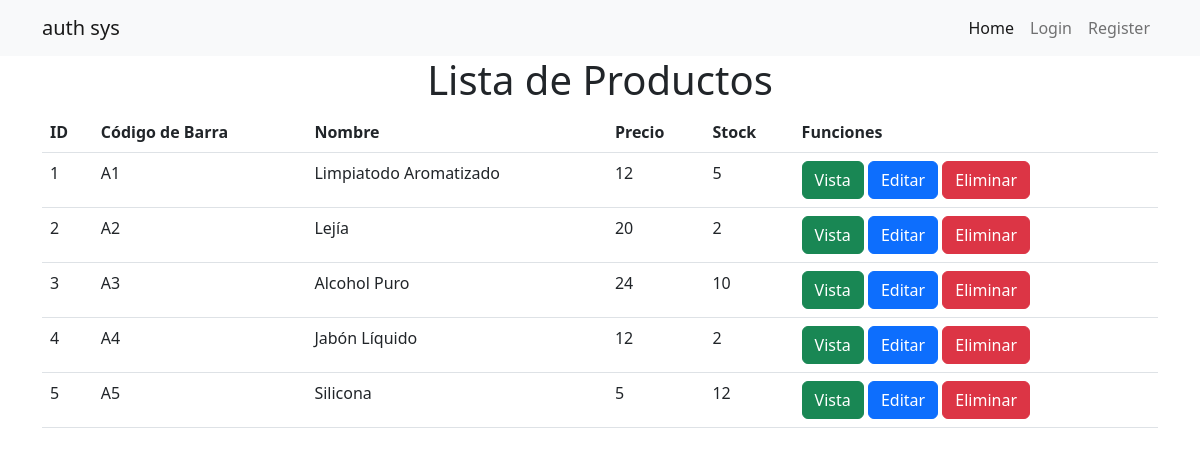
Page /productos/listaProd on the committed database.
### tables this page shows
CREATE TABLE `productos` (
  `id` int(11) NOT NULL,
  `codigo` varchar(10) NOT NULL,
  `nombre` varchar(40) NOT NULL,
  `precio` decimal(7,0) NOT NULL,
  `stock` int(5) NOT NULL,
  `created` timestamp NOT NULL DEFAULT current_timestamp()
);

### config/db.php (called while the page is built)
<?php
    class db{
        private $host = 'localhost';
        private $dbname = 'practicb';
        private $user='root';
        private $password='';
        public function conexion(){
            try {
                $PDO=new PDO("mysql:host=".$this->host.";dbname=".$this->dbname,$this->user,$this->password);
                return $PDO;
            } catch (PDOException $e) {
                return $e->getMessage();
            }
        }
    }
?>

### controller/controller.php (called while the page is built, shortened)
<?php
    class controller{
        private $model;
        public function __construct(){
            require_once("C:/xampp/htdocs/proyectb/model/model.php");
            $this->model=new model();
        }
        public function mostrarProd(){
            $idmostrarprod=$this->model->listaProductos();
            return ($idmostrarprod!=false)?$idmostrarprod:header("Location: crear.php");
        }
    }
?>

### model/model.php (called while the page is built, shortened)
<?php
    class model{
        private $PDO;
        public function __construct(){
            require_once("C:/xampp/htdocs/proyectb/config/db.php");
            $con=new db();
            $this->PDO = $con->conexion();
        }
        public function listaProductos(){
            $stament=$this->PDO->prepare("SELECT * FROM productos");
            return($stament->execute())?$stament->fetchAll():false;
        }
    }
?>

### productos/listaProd.php (the view, shortened to what this page needs)
<?php
require_once("C:/xampp/htdocs/proyectb/includes/header.php");
require_once("C:/xampp/htdocs/proyectb/controller/controller.php");
$obj = new controller();
$dato = $obj->mostrarProd();
?>
<main>
    <h1 class="text-center">Lista de Productos</h1>
    <table class="table container-fluid">
        <thead>
            <tr>
                <th>ID</th>
                <th>Código de Barra</th>
                <th>Nombre</th>
                <th>Precio</th>
                <th>Stock</th>
                <th>Funciones</th>
            </tr>
        </thead>
        <tbody>
            <?php if ($dato) : ?>
                <?php foreach ($dato as $row) : ?>
                    <tr>
                        <td><?= $row[0] ?></td>
                        <td><?= $row[1] ?></td>
                        <td><?= $row[2] ?></td>
                        <td><?= $row[3] ?></td>
                        <td><?= $row[4] ?></td>
                        <td>
                            <a href="visualizar.php?id=<?= $row[0] ?>" class="btn btn-success">Vista</a>
                            <a href="editarProd.php?id=<?= $row[0] ?>" class="btn btn-primary">Editar</a>
                            <button type="button" class="btn btn-danger" data-bs-toggle="modal" data-bs-target="#exampleModal<?= $row[0] ?>">
                                Eliminar
                            </button>
                        </td>
                    </tr>
                <?php endforeach; ?>
            <?php endif; ?>
        </tbody>
    </table>
</main>
<?php
require_once("C:/xampp/htdocs/proyectb/includes/footer.php");
?>

### includes/header.php (shortened to what this page needs)
<!doctype html>
<html lang="en">
<head>
  <link href="https://cdn.jsdelivr.net/npm/bootstrap@5.2.1/dist/css/bootstrap.min.css
" rel="stylesheet">
  <nav class="navbar navbar-expand-lg bg-light">
    <div class="container">
      <a class="navbar-brand" href="#">auth sys</a>
      <div class="collapse navbar-collapse" id="navbarSupportedContent">
        <ul class="navbar-nav ms-auto">
          <li class="nav-item">
            <a class="nav-link active" aria-current="page" href="/proyectb/index.php">Home</a>
          </li>
          <?php if (!isset($_SESSION['nombre']) && !isset($_SESSION['apellidos'])) : ?>
            <li class="nav-item">
              <a class="nav-link" href="/proyectb/login.php">Login</a>
            </li>
            <li class="nav-item">
              <a class="nav-link" href="/proyectb/register.php">Register</a>
            </li>
          <?php endif; ?>
        </ul>
      </div>
    </div>
  </nav>
  <div class="container marketing">

### includes/footer.php (shortened to what this page needs)
</div>
</body>
</html>

### rows in the picture
productos: id "1", codigo "A1", nombre "Limpiatodo Aromatizado", precio "12", stock "5"
productos: id "2", codigo "A2", nombre "Lejía", precio "20", stock "2"
productos: id "3", codigo "A3", nombre "Alcohol Puro", precio "24", stock "10"
productos: id "4", codigo "A4", nombre "Jabón Líquido", precio "12", stock "2"
productos: id "5", codigo "A5", nombre "Silicona", precio "5", stock "12"
